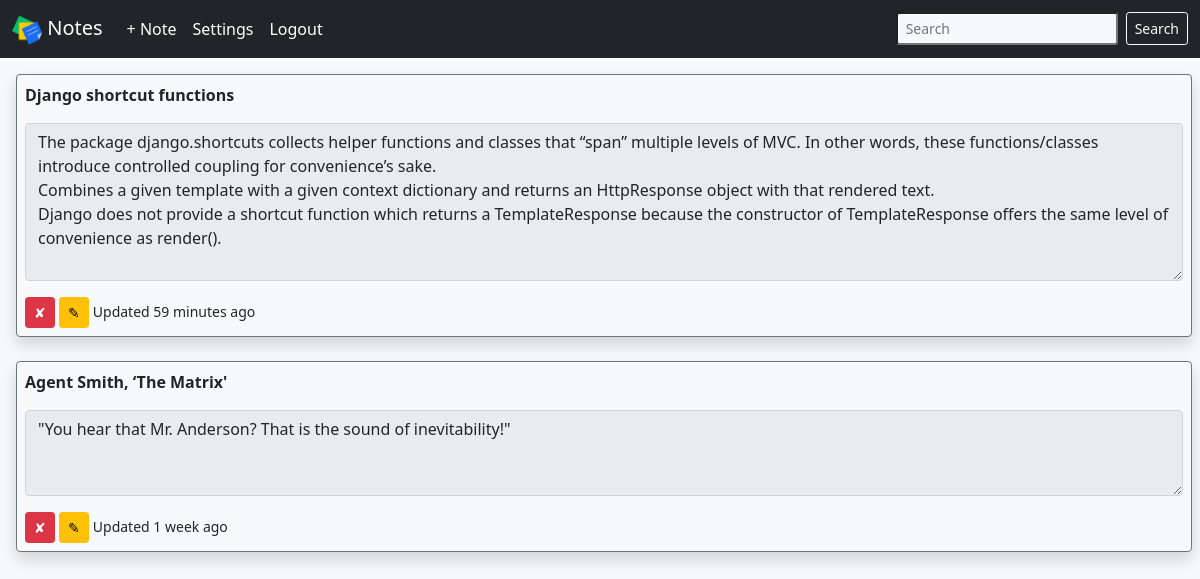
The app's page / (signed in) with its own data.
### notes/models.py (models this page shows, shortened)
class Notes(models.Model):
    user = models.ForeignKey(get_user_model(), on_delete=models.CASCADE, related_name='notes')
    title = models.CharField(max_length=50, blank=True, null=True)
    text = models.TextField(blank=True, null=True)
    created_at = models.DateTimeField(auto_now_add=True)
    updated_at = models.DateTimeField(auto_now=True)

### notes/views.py (the view, shortened to what this page needs)
# urls.py: path("", NotesListView.as_view(), name="notes"),
class NotesListView(LoginRequiredMixin, View):
    template_name = 'notes/list.html'
    def get(self, request):
        search_str = request.GET.get("search", False)
        if search_str:
            queryset = Notes.objects.filter(user=request.user.id, title__contains=search_str).order_by("-updated_at") or Notes.objects.filter(user=request.user.id, text__contains=search_str).order_by("-updated_at")
        else:
            queryset = Notes.objects.filter(user=request.user.id).order_by("-updated_at")
        context = {}
        context['object_list'] = queryset
        try:
            avatar = Images.objects.get(user=request.user.id)
            context['avatar'] = avatar
        except: None
        return render(request, self.template_name, context)

### notes/templates/notes/list.html (shortened to what this page needs)
{% load static %}
{% load humanize %}
<link rel="stylesheet" type="text/css" href="{% static 'notes/style.css' %}">
<link href="https://cdn.jsdelivr.net/npm/bootstrap@5.1.3/dist/css/bootstrap.min.css" rel="stylesheet">
<!DOCTYPE html>
<html>
  <head>
  </head>
  <body class="bg-light">
    {% include "notes/nav.html" %}
    {% block content %}
    <form method="POST" style="margin:0">{% csrf_token %}
      <div class="row row-cols-auto m-1">
      {% for object in object_list %}
        <div class="container m-1 p-1" style="width:100%">
          <div class="row shadow m-1 rounded border border-secondary">
            <div class="p-2">
              <b>{% if object.title %}{{ object.title }}{% else %}<br>{% endif %}</b>
            </div>
            <div class="p-2">
              {% if object.text|length <= 300 %}
              <textarea class="form-control" id="floatingTextarea2" rows="3" readonly>{{ object.text }}</textarea>
              {% elif object.text|length <= 600 %}
              <textarea class="form-control" id="floatingTextarea2" rows="6" readonly>{{ object.text }}</textarea>
              {% else %}
              <textarea class="form-control" id="floatingTextarea2" rows="10" readonly>{{ object.text }}</textarea>
              {% endif %}
            </div>
            <div class="p-2">
              <input class="btn btn-danger btn-sm" type="submit" value="✘" name="delete{{ object.id }}">
              <input class="btn btn-warning btn-sm" type="submit" value="✎" name="edit{{ object.id }}">
              <small title="Created {{ object.created_at|naturaltime }}">Updated {{ object.updated_at|naturaltime }}</small>
            </div>
          </div>
        </div>
      {% endfor %}
      </div>
    </form>
    {% endblock %}
  </body>
</html>

### notes/static/notes/style.css (style rules this page uses)
body { overflow-y: scroll; }

### records on screen
Notes: title "Django shortcut functions", text "The package django.shortcuts collects helper functions and classes that “span” multiple levels of MVC. In other words, these functions/classes introduce controlled coupling for convenience’s sake. Combines a given template with a given context dictionary and returns an HttpResponse object with that rendered text. Django does not provide a shortcut function which returns a TemplateResponse because the constructor of TemplateResponse offers the same level of convenience as render().", updated_at "59 minutes ago"
Notes: title "Agent Smith, ‘The Matrix'", text "\"You hear that Mr. Anderson? That is the sound of inevitability!\"", updated_at "1 week ago"
